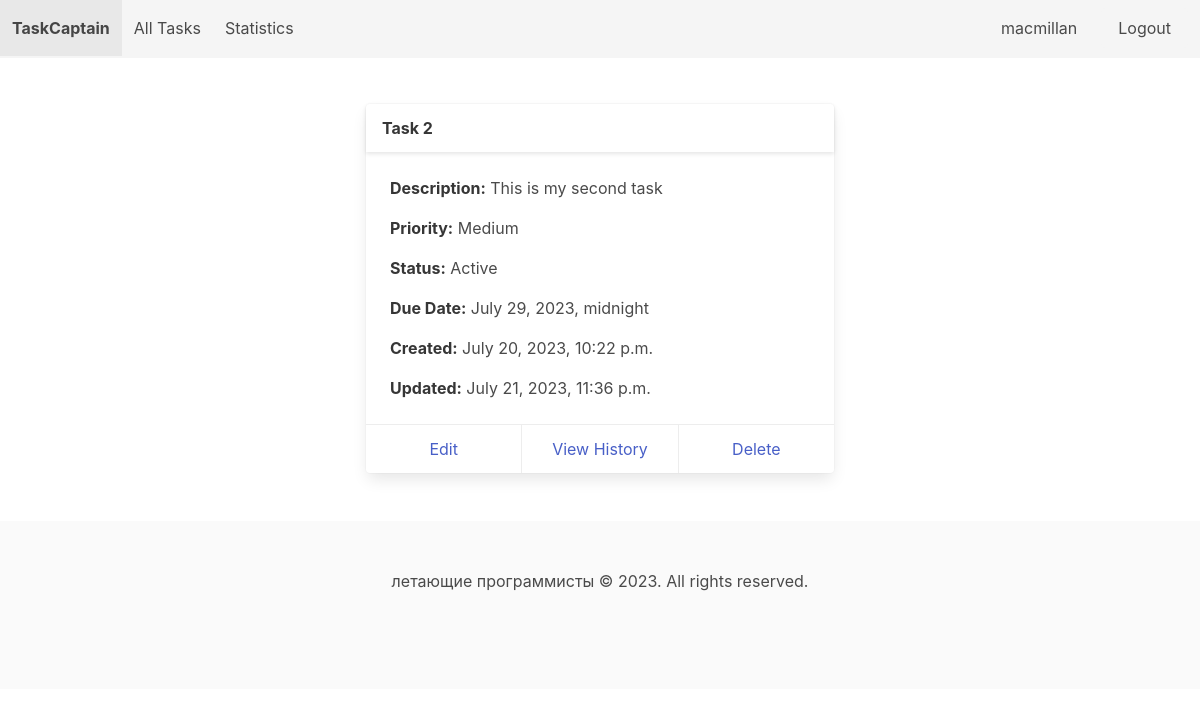
The page /task/19/ (signed in) on the database as committed earlier.
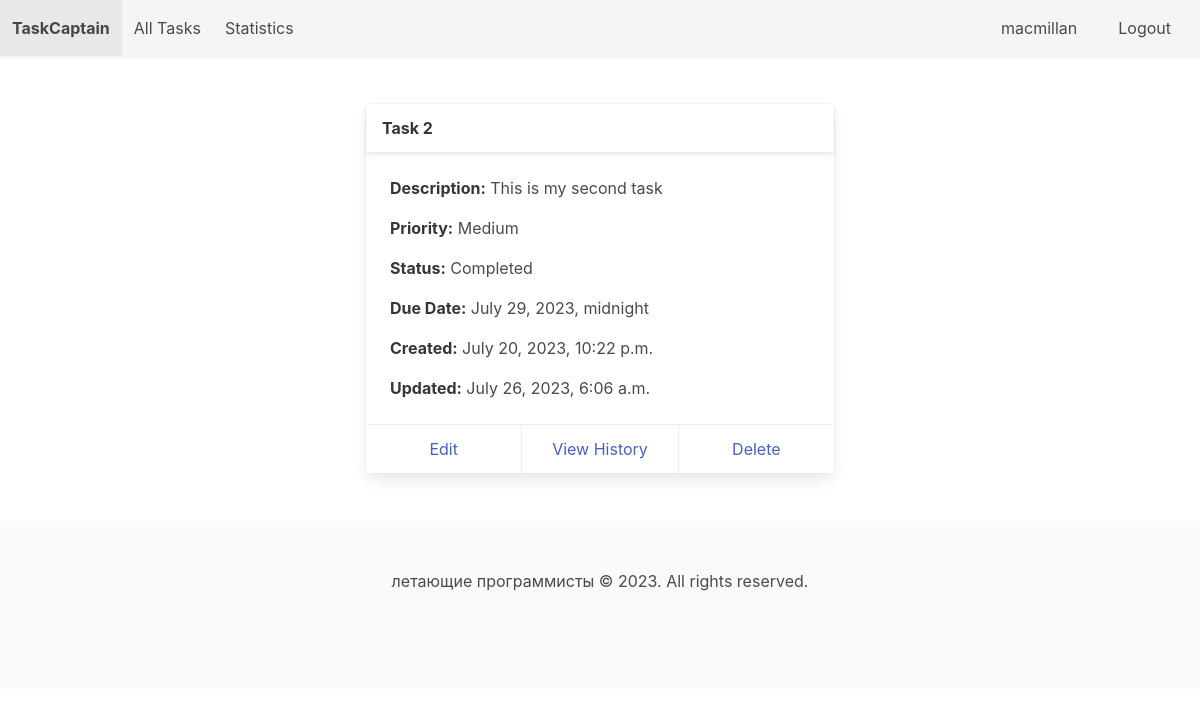
The same page on the database as committed later.
### tasks/models.py (models this page shows)
class Task(models.Model):
    title = models.CharField(max_length=200)
    description = models.TextField()
    created_at = models.DateTimeField(auto_now_add=True)
    updated_at = models.DateTimeField(auto_now=True)
    owner = models.ForeignKey(settings.AUTH_USER_MODEL, on_delete=models.CASCADE)
    due_date = models.DateTimeField(null=True, blank=True)
    PRIORITY_CHOICES = (
        ('Low', 'Low'),
        ('Medium', 'Medium'),
        ('High', 'High'),
    )
    priority = models.CharField(choices=PRIORITY_CHOICES, default='Low',max_length=20)
    STATUS_CHOICES = (
        ('Active', 'Active'),
        ('Completed', 'Completed'),
    )
    status = models.CharField(choices=STATUS_CHOICES, default='Active',max_length=20)

### tasks/views.py (the view)
# urls.py: path('task/<int:pk>/', views.task_detail, name='task_detail'),
@login_required
def task_detail(request, pk):
    task = get_object_or_404(Task, pk=pk, owner=request.user)
    return render(request, 'task_detail.html', {'task': task})

### tasks/templates/task_detail.html
{% extends 'base.html' %}
{% block content %}
  <section class="section">
    <div class="container">
      <div class="columns is-centered">
        <div class="column is-half">
          <div class="card">
            <header class="card-header">
              <p class="card-header-title">{{ task.title }}</p>
            </header>
            <div class="card-content">
              <div class="content">
                <p><strong>Description:</strong> {{ task.description }}</p>
                <p><strong>Priority:</strong> {{ task.priority }}</p>
                <p><strong>Status:</strong> {{ task.status }}</p>
                <p><strong>Due Date:</strong> {{ task.due_date | default_if_none:"Not set" }}</p>
                <p><strong>Created:</strong> {{ task.created_at }}</p>
                <p><strong>Updated:</strong> {{ task.updated_at }}</p>
              </div>
            </div>
            <footer class="card-footer">
              <a href="{% url 'tasks:task_edit' task.pk %}" class="card-footer-item">Edit</a>
              <a href="{% url 'tasks:task_history' task.pk %}" class="card-footer-item">View History</a>
              <a href="{% url 'tasks:task_delete' task.pk %}" class="card-footer-item">Delete</a>
            </footer>
          </div>
        </div>
      </div>
    </div>
  </section>
{% endblock %}

Rows that differ between the two databases and show on the page:
changed Task "Task 2": status "Active" → "Completed"; updated_at "July 21, 2023, 11:36 p.m." → "July 26, 2023, 6:06 a.m."
